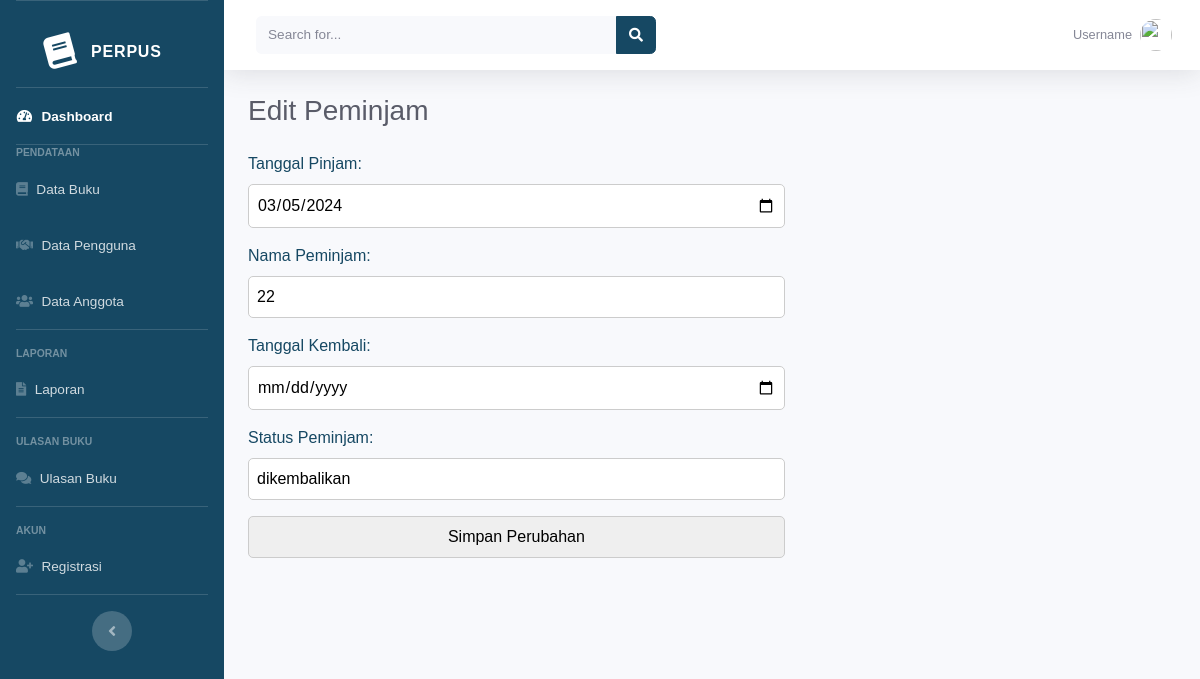
Page /edit/edit_peminjam.php?id=222 (signed in) on the committed database.
### tables this page shows
CREATE TABLE `peminjaman` (
  `peminjaman_id` int(11) NOT NULL,
  `perpus_id` int(11) NOT NULL,
  `buku_id` int(11) NOT NULL,
  `tanggal_pinjam` date NOT NULL,
  `user_id` varchar(11) NOT NULL,
  `username` varchar(255) NOT NULL,
  `tanggal_kembali` date NOT NULL,
  `created_at` timestamp NOT NULL DEFAULT current_timestamp() ON UPDATE current_timestamp(),
  `status_peminjam` varchar(255) NOT NULL
);

### edit/edit_peminjam.php (the view, shortened to what this page needs)
<?php
$role = $_SESSION["role"];
?>
<!DOCTYPE html>
<html lang="en">
<head>
    <link href="../dashboard/vendor/fontawesome-free/css/all.min.css" rel="stylesheet" type="text/css">
    <link href="../dashboard/css/sb-admin-2.min.css" rel="stylesheet">
</head>
<body id="page-top">
    <div id="wrapper">
        <ul class="navbar-nav bg-gradient-primary sidebar sidebar-dark accordion" id="accordionSidebar">
            <a class="sidebar-brand d-flex align-items-center justify-content-center" href="index.html">
                <div class="sidebar-brand-icon rotate-n-15">
                    <i class="fas fa-book"></i>
                </div>
                <div class="sidebar-brand-text mx-3">Perpus</div>
            </a>
            <hr class="sidebar-divider my-0">
            <li class="nav-item active">
                <a class="nav-link" href="../admin/home.php">
                    <i class="fas fa-fw fa-tachometer-alt"></i>
                    <span>Dashboard</span></a>
            </li>
            <?php
            if ($role === "admin") :
            ?>
                <hr class="sidebar-divider my-0">
                <div class="sidebar-heading">
                    Pendataan
                </div>
                <li class="nav-item">
                    <a class="nav-link" href="../admin/index_data_buku.php">
                        <i class="fas fa-book"></i>
                        <span>Data Buku</span></a>
                </li>
                <li class="nav-item">
                    <a class="nav-link" href="../admin/index_peminjam.php">
                        <i class="fas fa-handshake"></i>
                        <span>Data Pengguna</span></a>
                </li>
                <li class="nav-item">
                    <a class="nav-link" href="../admin/index_data_anggota.php">
                        <i class="fas fa-users"></i>
                        <span>Data Anggota</span>
                    </a>
                </li>
                <hr class="sidebar-divider">
                <div class="sidebar-heading">
                    Laporan
                </div>
                <li class="nav-item">
                    <a class="nav-link" href="../admin/index_laporan.php">
                        <i class="fas fa-file-alt"></i>
                        <span>Laporan</span></a>
                </li>
                <hr class="sidebar-divider">
                <div class="sidebar-heading">
                    Ulasan Buku
                </div>
                <li class="nav-item">
                    <a class="nav-link" href="../admin/index_ulasan_buku.php">
                        <i class="fas fa-comments"></i>
                        <span>Ulasan Buku</span></a>
                </li>
                <hr class="sidebar-divider">
                <div class="sidebar-heading">
                    Akun
                </div>
                <li class="nav-item">
                    <a class="nav-link" href="../admin/index_register.php">
                        <i class="fas fa-user-plus"></i>
                        <span>Registrasi</span>
                    </a>
                </li>
                <hr class="sidebar-divider d-none d-md-block">
            <?php endif ?>
            <div class="text-center d-none d-md-inline">
                <button class="rounded-circle border-0" id="sidebarToggle"></button>
            </div>
        </ul>
        <div id="content-wrapper" class="d-flex flex-column">
            <div id="content">
                <nav class="navbar navbar-expand navbar-light bg-white topbar mb-4 static-top shadow">
                    <form class="d-none d-sm-inline-block form-inline mr-auto ml-md-3 my-2 my-md-0 mw-100 navbar-search">
                        <div class="input-group">
                            <input type="text" class="form-control bg-light border-0 small" placeholder="Search for..." aria-label="Search" aria-describedby="basic-addon2">
                            <div class="input-group-append">
                                <button class="btn btn-primary1" type="button">
                                    <i class="fas fa-search fa-sm"></i>
                                </button>
                            </div>
                        </div>
                    </form>
                    <ul class="navbar-nav ml-auto">
                        <li class="nav-item dropdown no-arrow">
                            <a class="nav-link dropdown-toggle" href="#" id="userDropdown" role="button" data-toggle="dropdown" aria-haspopup="true" aria-expanded="false">
                                <span class="mr-2 d-none d-lg-inline text-gray-600 small">Username</span>
                                <img class="img-profile rounded-circle" src="https://source.unsplash.com/QAB-WJcbgJk/60x60">
                            </a>
                        </li>
                    </ul>
                </nav>
                <div class="container-fluid">
                    <div class="d-sm-flex align-items-center justify-content-between mb-4">
                        <h2 class="h3 mb-0 text-gray-800">Edit Peminjam</h2>
                    </div>
                    <div class="row">
                        <div class="col-xl-12 col-md-6 mb-4">
                            <?php
                            include('koneksi.php');
                            if ($_SERVER['REQUEST_METHOD'] == 'POST') {
                                $peminjaman_id = $_POST['peminjaman_id'];
                                $tanggal_pinjam = $_POST['tanggal_pinjam'];
                                $user_id = $_POST['user_id'];
                                $tanggal_kembali = $_POST['tanggal_kembali'];
                                $status_peminjam = $_POST['status_peminjam'];
                                $query = "UPDATE `peminjaman` SET
                                            `tanggal_pinjam` = '$tanggal_pinjam',
                                            `user_id` = '$user_id',
                                            `tanggal_kembali` = '$tanggal_kembali',
                                            `status_peminjam` = '$status_peminjam'
                                            WHERE `peminjaman_id` = $peminjaman_id";
                                if ($conn->query($query)) {
                                    echo "Data peminjam berhasil diperbarui. <a href='../admin/index_peminjam.php'>Kembali ke Daftar Peminjam</a>";
                                } else {
                                    echo "Error: " . $conn->error;
                                }
                            } elseif (isset($_GET['id'])) {
                                $peminjaman_id = $_GET['id'];
                                $query = "SELECT * FROM `peminjaman` WHERE `peminjaman_id` = $peminjaman_id";
                                $result = $conn->query($query) or die($conn->error);
                                if ($result->num_rows > 0) {
                                    $row = $result->fetch_assoc();
                                    echo "
                                        <form action='../proses/proses_peminjam.php' method='post'>
                                            <input type='hidden' name='peminjaman_id' value='{$row['peminjaman_id']}'>
                                            <label for='tanggal_pinjam'>Tanggal Pinjam:</label>
                                            <input type='date' name='tanggal_pinjam' value='{$row['tanggal_pinjam']}' required><br>
                                            <label for='user_id'>Nama Peminjam:</label>
                                            <input type='text' name='user_id' value='{$row['user_id']}' required><br>
                                            <label for='tanggal_kembali'>Tanggal Kembali:</label>
                                            <input type='date' name='tanggal_kembali' value='{$row['tanggal_kembali']}' required><br>
                                            <label for='status_peminjam'>Status Peminjam:</label>
                                            <input type='text' name='status_peminjam' value='{$row['status_peminjam']}' required><br>
                                            <input type='submit' value='Simpan Perubahan'>
                                        </form>";
                                } else {
                                    echo "Data peminjam tidak ditemukan.";
                                }
                            } else {
                                echo "ID peminjam tidak diberikan.";
                            }
                            ?>
                        </div>
                    </div>
                </div>
            </div>
        </div>
    </div>
</body>
</html>

### edit/edit_peminjam.php (style rules this page uses)
label { display: block; margin-bottom: 8px; }
input { width: 100%; padding: 8px; margin-bottom: 16px; box-sizing: border-box; }
button { background-color: #4e73df; color: #fff; padding: 8px 16px; border: none; border-radius: 5px; cursor: pointer; }
.bg-gradient-primary { background-color: #164863; background-image: linear-gradient(180deg, #164863 10%, #164863 100%); background-size: cover; }
.sidebar { background-color: #164863; }
.btn-primary1 { background-color: #164863; border-color: #164863; transition: background-color 0.3s ease; color: #ffffff; }
.nav-link { display: flex; align-items: center; }
.nav-link i { margin-right: 10px; }
h2 { color: #164863; }
a { text-decoration: none; color: inherit; }
body { font-family: Arial, sans-serif; background-color: #164863; color: #fff; margin: 0; }
form { width: 60%; border-radius: 10px; }
label { display: block; color: #164863; }
input, select { width: calc(100% - 20px); padding: 8px; box-sizing: border-box; border: 1px solid #ccc; border-radius: 5px; }
button { background-color: #4e73df; color: #fff; padding: 8px 16px; border: none; border-radius: 5px; cursor: pointer; transition: background-color 0.3s ease; }

### rows in the picture
peminjaman: tanggal_pinjam "03/05/2024", user_id "22", status_peminjam "dikembalikan"
